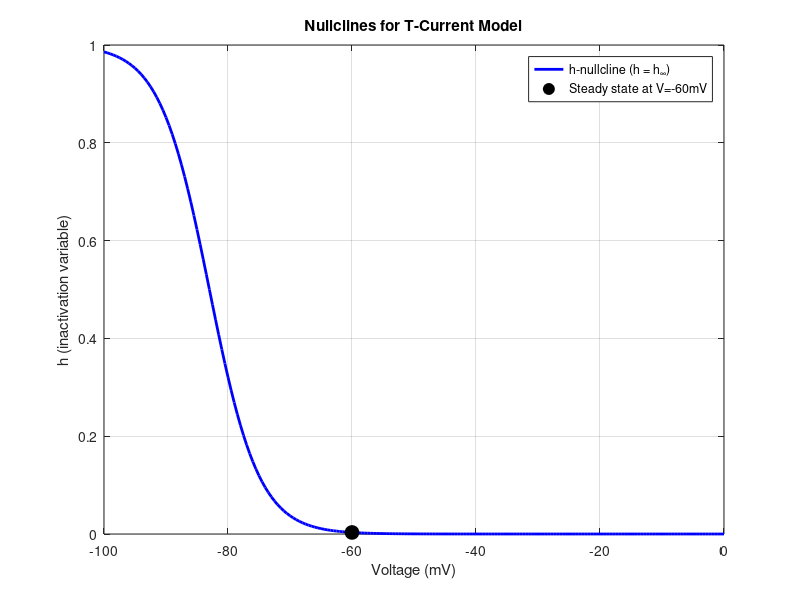

Here is the MATLAB script that generated this plot:
% Problem 1b: Nullclines at rest
% Uses the tcurrent_functions.m model

% Voltage range
V = -100:0.5:0;

% Parameters (from tcurrent_functions.m)
gl = 0.05;
el = -60;
pcat = 0.15;

% Infinity curves
m_inf = 1 ./ (1 + exp(-(V + 59) / 6.2));
h_inf = 1 ./ (1 + exp((V + 83) / 4));

% V-nullcline: For steady state with I_cat ≈ 0 (since h ≈ 0 at rest)
% At rest: 0 = -gl*(V - el) - I_cat + I
% With I = 0 and I_cat ≈ 0: V = el = -60 mV
h_V_nullcline = zeros(size(V));  % h = 0 at steady state

% h-nullcline: h = h_inf(V)
h_h_nullcline = h_inf;

% Plot nullclines
figure;
plot(V, h_h_nullcline, 'b-', 'LineWidth', 2);
hold on;
plot(-60, 1/(1+exp((-60+83)/4)), 'ko', 'MarkerSize', 10, 'MarkerFaceColor', 'k');
xlabel('Voltage (mV)');
ylabel('h (inactivation variable)');
title('Nullclines for T-Current Model');
legend('h-nullcline (h = h_{\infty})', 'Steady state at V=-60mV');
grid on;
ylim([0 1]);

fprintf('At steady state (V = -60 mV):\n');
fprintf('  h = %.4f (from h-nullcline)\n', 1/(1+exp((-60+83)/4)));
fprintf('  I_T ≈ 0 because h ≈ 0\n');
